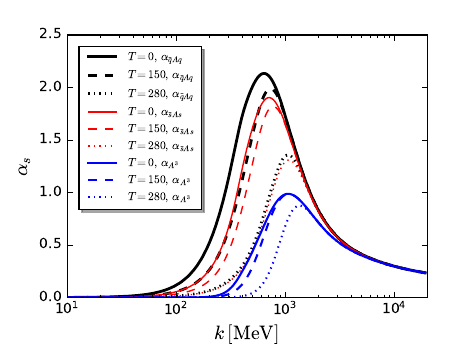

Write the Python code that produced this figure.
#!/usr/bin/env python
# -*- coding: utf-8 -*-
# sphinx_gallery_thumbnail_number = 3

import matplotlib.pyplot as plt
import numpy as np
from matplotlib.ticker import NullFormatter  # useful for `logit` scale
import matplotlib.ticker as ticker
import matplotlib as mpl

mpl.style.use('classic')


# Data for plotting
k_T1_muB0=np.loadtxt('T-muB/T1-muB0/kMeV.dat')
alphaS_T1_muB0=np.loadtxt('T-muB/T1-muB0/alphaS.dat')
alphaS3A_T1_muB0=np.loadtxt('T-muB/T1-muB0/alphaS3A.dat')
alphaSqbAqs_T1_muB0=np.loadtxt('T-muB/T1-muB0/alphaSqbAq_s.dat')

k_T150_muB0=np.loadtxt('T-muB/T158-muB0/kMeV.dat')
alphaS_T150_muB0=np.loadtxt('T-muB/T158-muB0/alphaS.dat')
alphaS3A_T150_muB0=np.loadtxt('T-muB/T158-muB0/alphaS3A.dat')
alphaSqbAqs_T150_muB0=np.loadtxt('T-muB/T158-muB0/alphaSqbAq_s.dat')


k_T280_muB0=np.loadtxt('T-muB/T294-muB0/kMeV.dat')
alphaS_T280_muB0=np.loadtxt('T-muB/T294-muB0/alphaS.dat')
alphaS3A_T280_muB0=np.loadtxt('T-muB/T294-muB0/alphaS3A.dat')
alphaSqbAqs_T280_muB0=np.loadtxt('T-muB/T294-muB0/alphaSqbAq_s.dat')

Unit_Nf2p1=0.951599

# Create figure
fig=plt.figure(figsize=(4.5, 3.5))
#fig=plt.figure()
ax1=fig.add_subplot(111)

ax1.plot(k_T1_muB0*Unit_Nf2p1,alphaS_T1_muB0,'k-',linewidth=2,markersize=5,label=r'$T=0,\,\alpha_{\bar q A q}$')
ax1.plot(k_T150_muB0*Unit_Nf2p1,alphaS_T150_muB0,'k--',linewidth=2,markersize=5,label=r'$T=150,\,\alpha_{\bar q A q}$')
ax1.plot(k_T280_muB0*Unit_Nf2p1,alphaS_T280_muB0,'k:',linewidth=2,markersize=5,label=r'$T=280,\,\alpha_{\bar q A q}$')
ax1.plot(k_T1_muB0*Unit_Nf2p1,alphaSqbAqs_T1_muB0,'r-',linewidth=1,markersize=5,label=r'$T=0,\,\alpha_{\bar s A s}$')
ax1.plot(k_T150_muB0*Unit_Nf2p1,alphaSqbAqs_T150_muB0,'r--',linewidth=1,markersize=5,label=r'$T=150,\,\alpha_{\bar s A s}$')
ax1.plot(k_T280_muB0*Unit_Nf2p1,alphaSqbAqs_T280_muB0,'r:',linewidth=1,markersize=5,label=r'$T=280,\,\alpha_{\bar s A s}$')
ax1.plot(k_T1_muB0*Unit_Nf2p1,alphaS3A_T1_muB0,'b-',linewidth=1.5,markersize=5,label=r'$T=0,\,\alpha_{A^3}$')
ax1.plot(k_T150_muB0*Unit_Nf2p1,alphaS3A_T150_muB0,'b--',linewidth=1.5,markersize=5,label=r'$T=150,\,\alpha_{A^3}$')
ax1.plot(k_T280_muB0*Unit_Nf2p1,alphaS3A_T280_muB0,'b:',linewidth=1.5,markersize=5,label=r'$T=280,\,\alpha_{A^3}$')
#ax1.text(20, 1, r'$\mu_B=0$',fontsize=10, color='m')
ax1.axis([10,20000,0,2.5])
ax1.set_xscale('log')

ax1.set_xlabel('$k\,[\mathrm{MeV}]$', fontsize=14, color='black')
ax1.set_ylabel(r'$\alpha_s$', fontsize=14, color='black')

ax1.legend(loc=0,fontsize='x-small',frameon=True,shadow=True,handlelength=3.,borderpad=0.5,borderaxespad=1)

for label in ax1.xaxis.get_ticklabels():
    label.set_fontsize(10)
for label in ax1.yaxis.get_ticklabels():
    label.set_fontsize(10)


#for ax in fig.axes:
#    ax.grid(True)

# Format the minor tick labels of the y-axis into empty strings with
# `NullFormatter`, to avoid cumbering the axis with too many labels.
#plt.gca().yaxis.set_minor_formatter(NullFormatter())
# Adjust the subplot layout, because the logit one may take more space
# than usual, due to y-tick labels like "1 - 10^{-3}"
fig.subplots_adjust(top=0.9, bottom=0.15, left=0.15, right=0.95, hspace=0.35,
                    wspace=0.35)


fig.savefig("alphas.pdf")

#plt.show()
